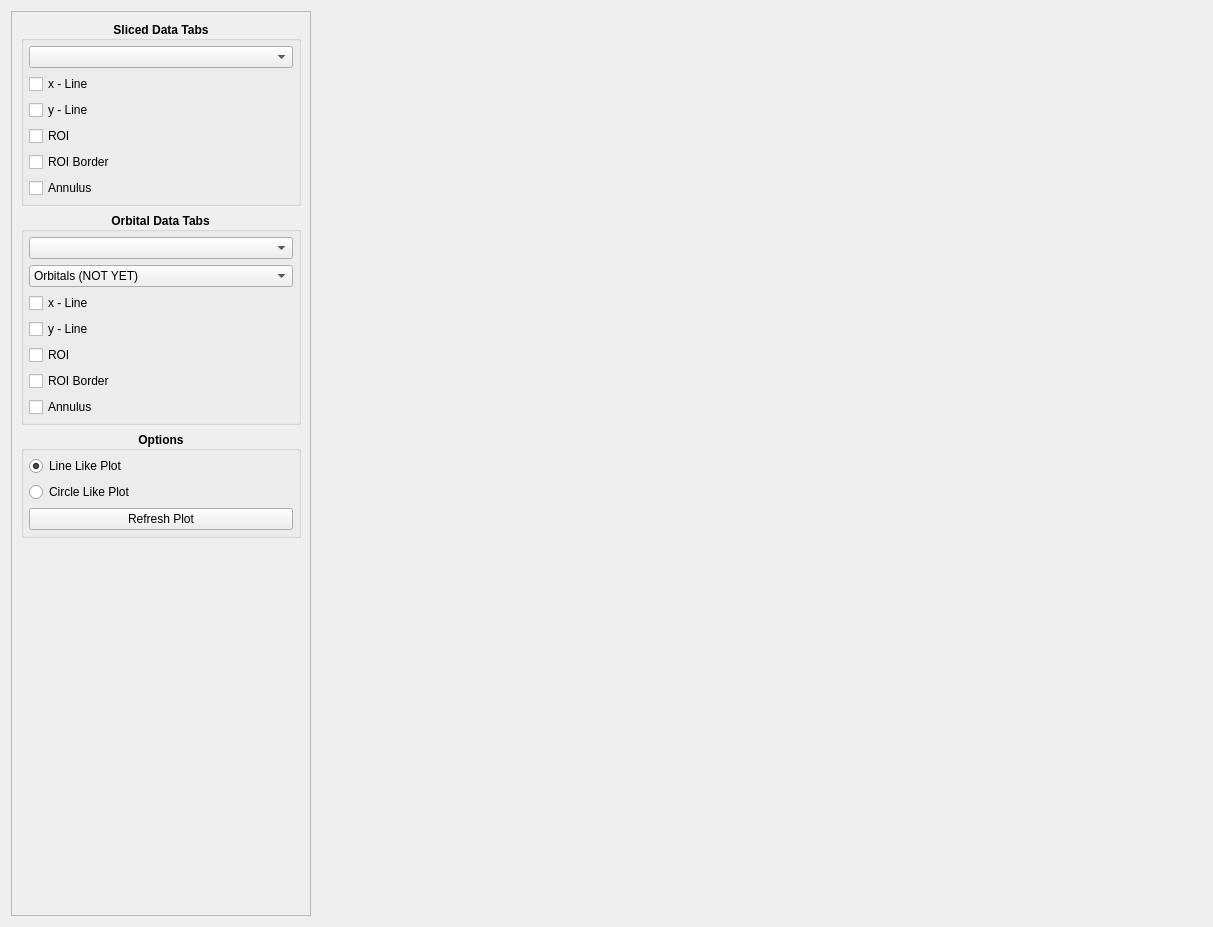
<?xml version="1.0" encoding="UTF-8"?>
<ui version="4.0">
 <class>profileplottab</class>
 <widget class="QWidget" name="profileplottab">
  <property name="geometry">
   <rect>
    <x>0</x>
    <y>0</y>
    <width>1213</width>
    <height>927</height>
   </rect>
  </property>
  <property name="windowTitle">
   <string>Form</string>
  </property>
  <layout class="QHBoxLayout" name="horizontalLayout">
   <item>
    <widget class="QScrollArea" name="scroll_area">
     <property name="sizePolicy">
      <sizepolicy hsizetype="Fixed" vsizetype="Expanding">
       <horstretch>0</horstretch>
       <verstretch>0</verstretch>
      </sizepolicy>
     </property>
     <property name="minimumSize">
      <size>
       <width>300</width>
       <height>0</height>
      </size>
     </property>
     <property name="widgetResizable">
      <bool>true</bool>
     </property>
     <widget class="QWidget" name="scrollAreaWidgetContents">
      <property name="geometry">
       <rect>
        <x>0</x>
        <y>0</y>
        <width>298</width>
        <height>903</height>
       </rect>
      </property>
      <layout class="QVBoxLayout" name="verticalLayout">
       <item>
        <widget class="QGroupBox" name="sliced_tabs_groupbox">
         <property name="font">
          <font>
           <weight>75</weight>
           <bold>true</bold>
          </font>
         </property>
         <property name="title">
          <string>Sliced Data Tabs</string>
         </property>
         <property name="alignment">
          <set>Qt::AlignCenter</set>
         </property>
         <layout class="QVBoxLayout" name="verticalLayout_4">
          <property name="leftMargin">
           <number>5</number>
          </property>
          <property name="topMargin">
           <number>5</number>
          </property>
          <property name="rightMargin">
           <number>5</number>
          </property>
          <property name="bottomMargin">
           <number>5</number>
          </property>
          <item>
           <widget class="QComboBox" name="sliced_tab_combobox">
            <property name="font">
             <font>
              <weight>50</weight>
              <bold>false</bold>
             </font>
            </property>
           </widget>
          </item>
          <item>
           <widget class="QCheckBox" name="sliced_x_checkbox">
            <property name="font">
             <font>
              <weight>50</weight>
              <bold>false</bold>
             </font>
            </property>
            <property name="text">
             <string>x - Line</string>
            </property>
           </widget>
          </item>
          <item>
           <widget class="QCheckBox" name="sliced_y_checkbox">
            <property name="font">
             <font>
              <weight>50</weight>
              <bold>false</bold>
             </font>
            </property>
            <property name="text">
             <string>y - Line</string>
            </property>
           </widget>
          </item>
          <item>
           <widget class="QCheckBox" name="sliced_roi_checkbox">
            <property name="font">
             <font>
              <weight>50</weight>
              <bold>false</bold>
             </font>
            </property>
            <property name="text">
             <string>ROI</string>
            </property>
           </widget>
          </item>
          <item>
           <widget class="QCheckBox" name="sliced_border_checkbox">
            <property name="font">
             <font>
              <weight>50</weight>
              <bold>false</bold>
             </font>
            </property>
            <property name="text">
             <string>ROI Border</string>
            </property>
           </widget>
          </item>
          <item>
           <widget class="QCheckBox" name="sliced_annulus_checkbox">
            <property name="font">
             <font>
              <weight>50</weight>
              <bold>false</bold>
             </font>
            </property>
            <property name="text">
             <string>Annulus</string>
            </property>
           </widget>
          </item>
         </layout>
        </widget>
       </item>
       <item>
        <widget class="QGroupBox" name="orbital_tabs_groupbox">
         <property name="font">
          <font>
           <weight>75</weight>
           <bold>true</bold>
          </font>
         </property>
         <property name="title">
          <string>Orbital Data Tabs</string>
         </property>
         <property name="alignment">
          <set>Qt::AlignCenter</set>
         </property>
         <layout class="QVBoxLayout" name="verticalLayout_5">
          <property name="leftMargin">
           <number>5</number>
          </property>
          <property name="topMargin">
           <number>5</number>
          </property>
          <property name="rightMargin">
           <number>5</number>
          </property>
          <property name="bottomMargin">
           <number>5</number>
          </property>
          <item>
           <widget class="QComboBox" name="orbital_tab_combobox">
            <property name="font">
             <font>
              <weight>50</weight>
              <bold>false</bold>
             </font>
            </property>
           </widget>
          </item>
          <item>
           <widget class="QComboBox" name="orbital_orbital_combobox">
            <property name="font">
             <font>
              <weight>50</weight>
              <bold>false</bold>
             </font>
            </property>
            <item>
             <property name="text">
              <string>Orbitals (NOT YET)</string>
             </property>
            </item>
           </widget>
          </item>
          <item>
           <widget class="QCheckBox" name="orbital_x_checkbox">
            <property name="font">
             <font>
              <weight>50</weight>
              <bold>false</bold>
             </font>
            </property>
            <property name="text">
             <string>x - Line</string>
            </property>
           </widget>
          </item>
          <item>
           <widget class="QCheckBox" name="orbital_y_checkbox">
            <property name="font">
             <font>
              <weight>50</weight>
              <bold>false</bold>
             </font>
            </property>
            <property name="text">
             <string>y - Line</string>
            </property>
           </widget>
          </item>
          <item>
           <widget class="QCheckBox" name="orbital_roi_checkbox">
            <property name="font">
             <font>
              <weight>50</weight>
              <bold>false</bold>
             </font>
            </property>
            <property name="text">
             <string>ROI</string>
            </property>
           </widget>
          </item>
          <item>
           <widget class="QCheckBox" name="orbital_border_checkbox">
            <property name="font">
             <font>
              <weight>50</weight>
              <bold>false</bold>
             </font>
            </property>
            <property name="text">
             <string>ROI Border</string>
            </property>
           </widget>
          </item>
          <item>
           <widget class="QCheckBox" name="orbital_annulus_checkbox">
            <property name="font">
             <font>
              <weight>50</weight>
              <bold>false</bold>
             </font>
            </property>
            <property name="text">
             <string>Annulus</string>
            </property>
           </widget>
          </item>
         </layout>
        </widget>
       </item>
       <item>
        <widget class="QGroupBox" name="options_groupbox">
         <property name="sizePolicy">
          <sizepolicy hsizetype="Preferred" vsizetype="Maximum">
           <horstretch>0</horstretch>
           <verstretch>0</verstretch>
          </sizepolicy>
         </property>
         <property name="font">
          <font>
           <weight>75</weight>
           <bold>true</bold>
          </font>
         </property>
         <property name="title">
          <string>Options</string>
         </property>
         <property name="alignment">
          <set>Qt::AlignCenter</set>
         </property>
         <layout class="QVBoxLayout" name="verticalLayout_2">
          <property name="leftMargin">
           <number>5</number>
          </property>
          <property name="topMargin">
           <number>5</number>
          </property>
          <property name="rightMargin">
           <number>5</number>
          </property>
          <property name="bottomMargin">
           <number>5</number>
          </property>
          <item>
           <layout class="QVBoxLayout" name="layout">
            <item>
             <widget class="QRadioButton" name="line_radiobutton">
              <property name="font">
               <font>
                <weight>50</weight>
                <bold>false</bold>
               </font>
              </property>
              <property name="text">
               <string>Line Like Plot</string>
              </property>
              <property name="checked">
               <bool>true</bool>
              </property>
             </widget>
            </item>
            <item>
             <widget class="QRadioButton" name="circle_radiobutton">
              <property name="font">
               <font>
                <weight>50</weight>
                <bold>false</bold>
               </font>
              </property>
              <property name="text">
               <string>Circle Like Plot</string>
              </property>
             </widget>
            </item>
           </layout>
          </item>
          <item>
           <widget class="QPushButton" name="refresh_button">
            <property name="font">
             <font>
              <weight>50</weight>
              <bold>false</bold>
             </font>
            </property>
            <property name="text">
             <string>Refresh Plot</string>
            </property>
           </widget>
          </item>
         </layout>
        </widget>
       </item>
       <item>
        <spacer name="spacer">
         <property name="orientation">
          <enum>Qt::Vertical</enum>
         </property>
         <property name="sizeHint" stdset="0">
          <size>
           <width>20</width>
           <height>40</height>
          </size>
         </property>
        </spacer>
       </item>
      </layout>
     </widget>
    </widget>
   </item>
   <item>
    <widget class="ProfilePlot" name="plot_item" native="true"/>
   </item>
  </layout>
 </widget>
 <customwidgets>
  <customwidget>
   <class>ProfilePlot</class>
   <extends>QWidget</extends>
   <header>kmap/controller/profileplot</header>
   <container>1</container>
  </customwidget>
 </customwidgets>
 <resources/>
 <connections/>
</ui>
